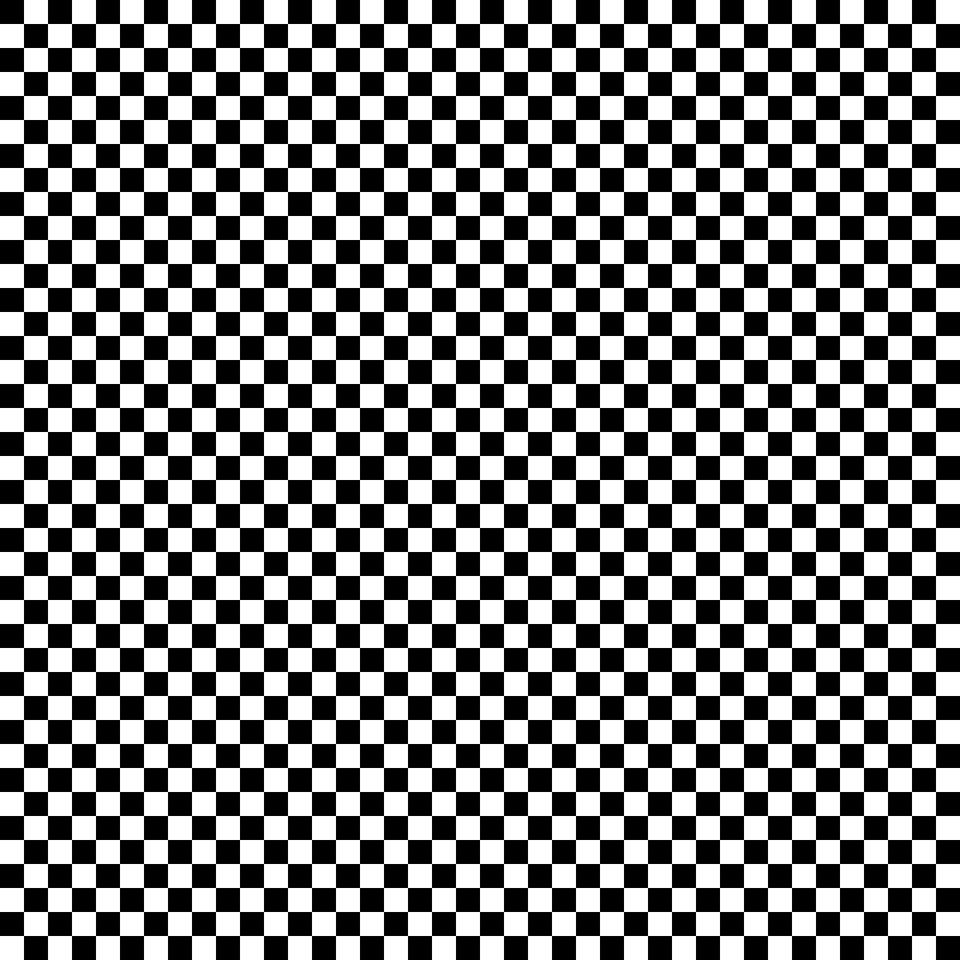
%> input picture checkerboard-squares-black-white.jpg, 1920 x 1920 px (shown at 1/2 size)
$ octave demo.m   (GNU Octave 9; MATLAB toolbox functions it lacks are replaced by stand-ins)
%> lines starting %> are read from the running program, lines starting %| are printed output that depends on the picture
### myspline.m
function Ty = myspline(Tx,s,tc) %긚긵깋귽깛뺚듩
a = s(:,1);
b = s(:,2);
c = s(:,3);
d = s(:,4);
Ty = zeros(size(Tx));
for j = 1 : length(tc)-1
    index = find((Tx >= tc(j)).*(Tx <= tc(j+1)));
    Ty(index) =  a(j)*(Tx(index) - tc(j)).^3 + b(j)*(Tx(index) - tc(j)).^2 + c(j)*(Tx(index) - tc(j)) + d(j);
end
end

### myplot.m
function [mu_x, mu_y, u, v] = myplot(Tx,dx, dy, e, s, tc, n) %듩둼e궟궴궻긵깓긞긣
d = cumsum(sqrt(dx^2 + dy.^2));
mu_x = interp1(d,Tx(2:end),(1:n)*e);
mu_y = myspline(mu_x,s,tc);
grad=-dy/dx;
for i=1:length(mu_x)-1
    slop(i)=grad(find(abs(Tx-mu_x(i))==min(abs(Tx - mu_x(i)))));
end
v = zeros(2*ceil(100/e)+1, length(slop));%v = zeros(length(slop), 2*ceil(100/e)+1);
u = zeros(2*ceil(100/e)+1, length(slop));%u = zeros(length(slop), 2*ceil(100/e)+1);
for i = 1:length(slop)
    v(:,i) = (-ceil(100/e)*e+mu_y(i):e:ceil(100/e)*e+mu_y(i));
    u(:,i) = slop(i)*(v(:,i)-mu_y(i))+mu_x(i);
end
end

### mybright.m
function [mu_z,w] = mybright(z,mu_x,mu_y,u,v,g,n) %[mu_z, w] = mybright(z, mu_x, mu_y, u, v, g, n) %輝度値の推定

%隣接する4つの画素を見つける
nu_x = floor([mu_x+1 ; mu_x ; mu_x ; mu_x+1]);
nu_y = floor([mu_y+1 ; mu_y+1 ; mu_y ; mu_y]);

%輝度値の推定
d = (repmat(mu_x,4,1) - nu_x).^2 + (repmat(mu_y,4,1) - nu_y).^2;%muを4*n行列にして隣接サイトとの距離を計算
sigma = exp(-g*d);
denom = sum(sigma);
omega = sigma ./ repmat(denom, 4, 1);
Ind = sub2ind(size(z), nu_x(:), nu_y(:));%nuの添字から線形インデックスへの変換
mu_z = sum(omega.*reshape(double(z(Ind)),4,n));

for i=1:length(u)
    ju_x(:,:,i)=floor([u(:,i)+1;u(:,i);u(:,i);u(:,i)+1]);
    ju_y(:,:,i)=floor([v(:,i)+1;v(:,i)+1;v(:,i);v(:,i)]);
end
    nu_x_2=permute(reshape(ju_x,length(u(:,1)),4,length(u)),[2,1,3]);%reshape(ju_x,length(u(:,1)), 4)';
    nu_y_2=permute(reshape(ju_y,length(u(:,1)),4,length(u)),[2,1,3]);%reshape(ju_y,length(u(:,1)), 4)';
    d_2 = ((permute(repmat(u,1,1,4),[3,1,2])) - nu_x_2).^2+((permute(repmat(v,1,1,4),[3,1,2])) - nu_y_2).^2;%(repmat(u(:,i),1,4)' - nu_x_2).^2 + (repmat(v(:,i),1,4)' - nu_y_2).^2;
    sigma_2 = exp(-g*d_2);
    denom_2 = sum(sigma_2);
    omega_2 = sigma_2 ./ repmat(denom_2, 4, 1);
    Ind_2 = sub2ind(size(z), nu_x_2(:), nu_y_2(:));
    w=permute(sum(omega_2.*reshape(double(z(Ind_2)),4,length(u(:,1)),length(u))),[3,2,1]);
end

### myfft.m
function [B, f] = myfft(mu_z,n,l) %フーリエ変換
F=n/l;
Mu=fft(mu_z);
B2=abs(Mu/n);
B=B2(2:ceil(n/2+1));%B2(1:ceil(n/2+1));%最初の項はErrorの元なので除外する
B(2:end-1)=2*B(2:end-1);
f=F*(1:ceil(n/2))/n;
end

### myfft2.m
function [B_x,B_y,f_x,f_y]=myfft2(w,n,m,l,l_2) %二次元フーリエ変換
F_x=n/l;
F_y=m/mean(l_2);
W = fft2(w);
W2 = fftshift(W);%imshow(log(abs(W2)),[min(min(log(abs(W2)))) max(max(log(abs(W2))))]);colormap(jet); colorbar

%x = [F_x/n F_x];
%y = [F_y/m F_y];
%image(log(abs(W2)),'XData',x,'YData',y), axis image, colormap(jet(25))

Mu_2=sum(W2,2)/m;%Mu = fft(mu_z);
B2_x = abs(Mu_2/n);
B_x = B2_x(2:ceil(n/2+1));
B_x(2:end-1) = 2*B_x(2:end-1);
f_x = F_x*(0:ceil((n/2)))/n;

Mu_3=sum(W2,1)/m;%Mu = fft(mu_z);
B2_y = abs(Mu_3/m);
B_y = B2_y(1:ceil(m/2+1));
B_y(2:end-1) = 2*B_y(2:end-1);
f_y = F_y*(0:ceil((m/2)))/m;
x = [1 ceil(l)];
y = [1 ceil(l_2)];
end

### myspline_est.m
function s = myspline_est(tc,tr) %スプライン補間
% tc should be length N+1 in PDF
% 定義
h = tc(2:end)-tc(1:end-1); % h would be length N in PDF.
i = tr(2:end)-tr(1:end-1);
j = i./h;
%v_1 = tr(3:end)-tr(2:end-1)./h(2:end);
%v_2 = tr(2:end-1)-tr(1:end-2)./h(1:end-1);
v = 6*(j(2:end) - j(1:end-1));  % v would be length N-1 in PDF.

diagH_0 = 2*(h(1:end-1) + h(2:end)); % length N-1 in PDF
N = length(diagH_0); % N-1 in PDF
H = diag(diagH_0);
index = sub2ind([N,N],[1:N-1],[2:N]);
H(index) = h(2:end-1);
index = sub2ind([N,N],[2:N],[1:N-1]);
H(index) = h(2:end-1);

w = inv(H)*v(:);
u = [0 ; w(:) ; 0];
a = diag((u(2:end) - u(1:end-1))./(6*h));
b = u(1:end-1) / 2;
c = diag(j - h(1:end).*(2*u(1:end-1)+u(2:end))/6);
d = tr(1:end-1);
s = [a(:) b(:) c(:) d(:)];
end

### demo.m
%中心線に添って周期Lを求めるプログラム

%filename='F2609_contrast_adjusted.jpg';
%[y, z, filename_new] = myprepare(filemame) %画素値の更新

z = imread('checkerboard-squares-black-white.jpg');
%> z is the input picture: size 1920x1920x3 uint8; min 0, max 255, mean 127.5
z(:,1:912,1:3)=127;
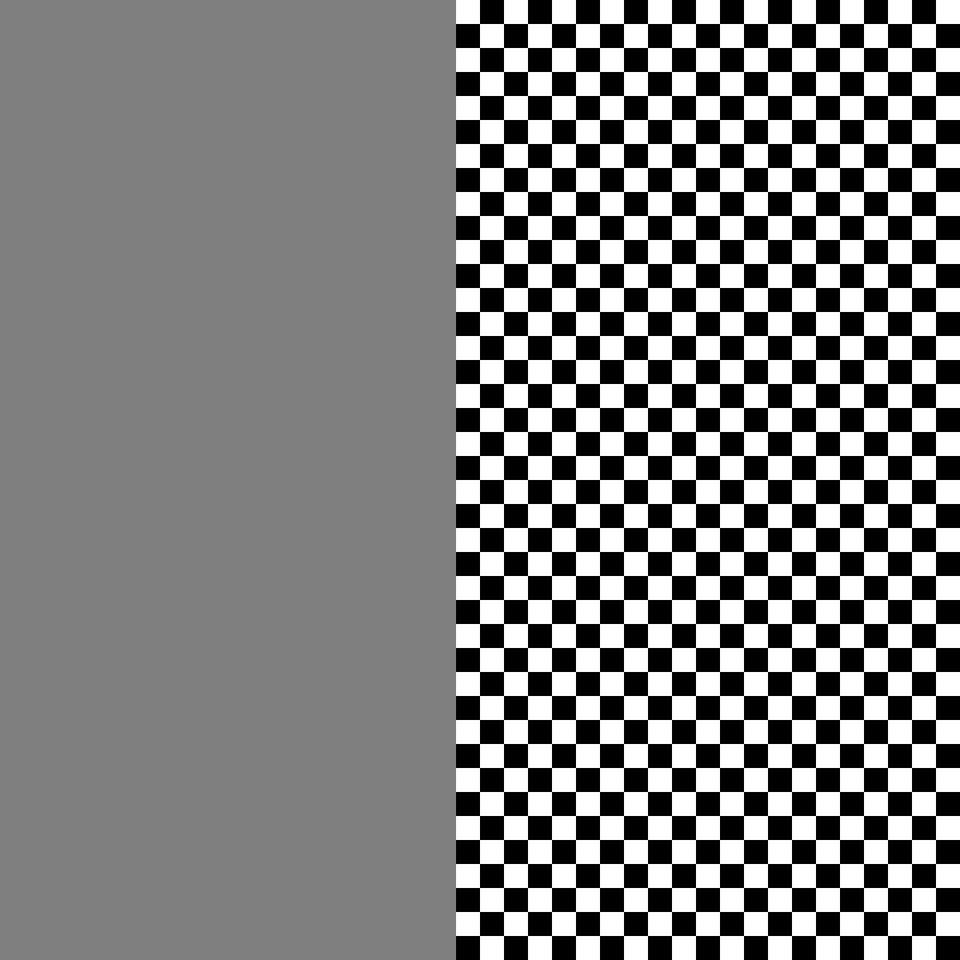
%> z: size 1920x1920x3 uint8 (shown at 1/2 size); min 0, max 255, mean 127.3
z(:,1056:1920,1:3)=127;
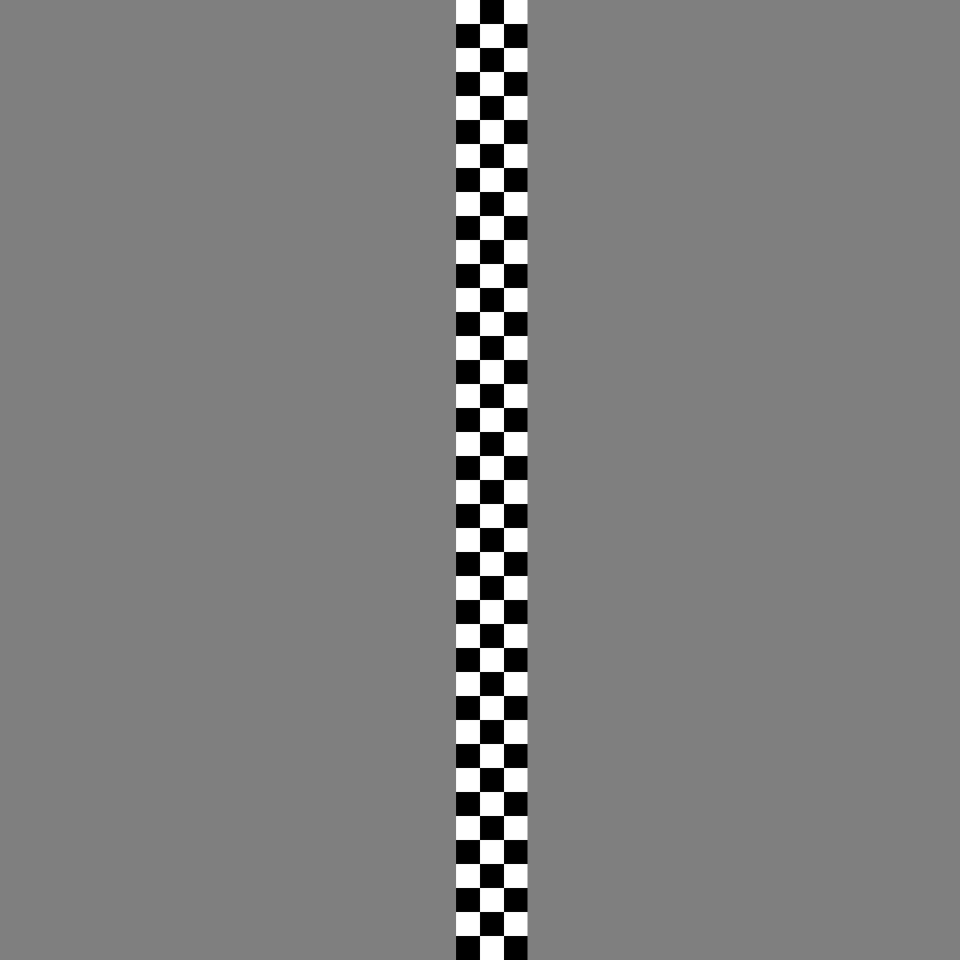
%> z: size 1920x1920x3 uint8 (shown at 1/2 size); min 0, max 255, mean 127
filename='cb.png';

%分子構造に沿うように、filename_newの画像に4つ以上の点を手作業でプロット
%[y,tc,tr]=myread(filename_new);%画像を読み込む
tc = [100,200,400,800,1800];
tr = [948+12*rand(1),948-12*rand(1),948+12*rand(1),948-12*rand(1),948+12*rand(1)];

s = myspline_est(tc,tr);%スプライン補間
dx = (tc(end)-tc(1))/10000;
Tx = tc(1):dx:tc(end);
Ty = myspline(Tx,s,tc);
dy = diff(Ty);
l = sum(sqrt(dx^2+dy.^2)); %始点から終点までの距離lを測る
n = floor(l/3);
e = l/n; %間隔
[mu_x, mu_y, u, v] = myplot(Tx,dx, dy, e, s, tc, n); %曲線上に間隔eごとにプロット

g = 5; %重み
[mu_z, w] = mybright(z, mu_x, mu_y, u, v, g, n); %曲線上の輝度値の推定 (in:y, mu, g, out:mu)%mu_z = mybright(z, mu_x, mu_y, g, n);
%> in mybright, `mu_z = sum(omega.*reshape(double(z(Ind)),4,n));`: mu_z = 567 values, max 255 at index 40, min 0 at index 16, mean 129
%> in mybright, `w=permute(sum(omega_2.*reshape(double(z(Ind_2)),4,length(u(:,1)),lengt..`:
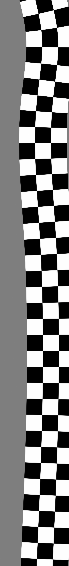
%> w: size 566x69 double; min 0, max 255, mean 127.6; drawn with min black and max white
m=(2*ceil(100/e)+1);
l_2 = sqrt((u(end,:)-u(1,:)).^2+((v(end,:)-v(1,:)).^2));%法線の長さ

[B, f] = myfft(mu_z,n,l); %フーリエ変換
%> in myfft, `B2=abs(Mu/n);`: B2 = 567 values, max 129 at index 1, min 0.161 at index 79, mean 1.84
%> in myfft, `B=B2(2:ceil(n/2+1));`: B = 284 values, max 71.25 at index 18, min 0.161 at index 78, mean 1.62
%> B = 284 values, max 142.5 at index 18, min 0.218 at index 284, mean 3.22; f = 284 values from 0.000587 to 0.167
L = 1/f(B == max(B));
%> L = 94.66

[B_x,B_y,f_x,f_y]=myfft2(w,n,m,l,l_2);%二次元フーリエ変換
%> in myfft2, `B2_x = abs(Mu_2/n);`: B2_x = 566 values, max 126.8 at index 284, min 5.2e-17 at index 256, mean 0.224
%> in myfft2, `B_x = B2_x(2:ceil(n/2+1));`: B_x = 284 values, max 126.8 at index 283, min 5.2e-17 at index 255, mean 0.446
%> in myfft2, `B2_y = abs(Mu_3/m);`: B2_y = 69 values, max 1100.7 at index 35, min 3.25 at index 58, mean 74.55
%> in myfft2, `B_y = B2_y(1:ceil(m/2+1));`: B_y = 36 values, max 1100.7 at index 35, min 3.25 at index 12, mean 92.13
%> B_x = 284 values, max 253.6 at index 283, min 1.04e-16 at index 255, mean 0.893; B_y = 36 values, max 2201.5 at index 35, min 6.5 at index 12, mean 178.6; f_x = 285 values from 0 to 0.167; f_y = 36 values from 0 to 0.171
L_x = 1/f_x(B_x == max(B_x));
%> L_x = 6.04
L_y = 1/f_y(B_y == max(B_y));
%> L_y = 6.02

%任意の座標(x, y)における曲線に
%alpha, beta
%u, v 曲線が直線になるような新しい基底
%[alpha, beta, u, v] = proje2spline(t, a, x, y);
